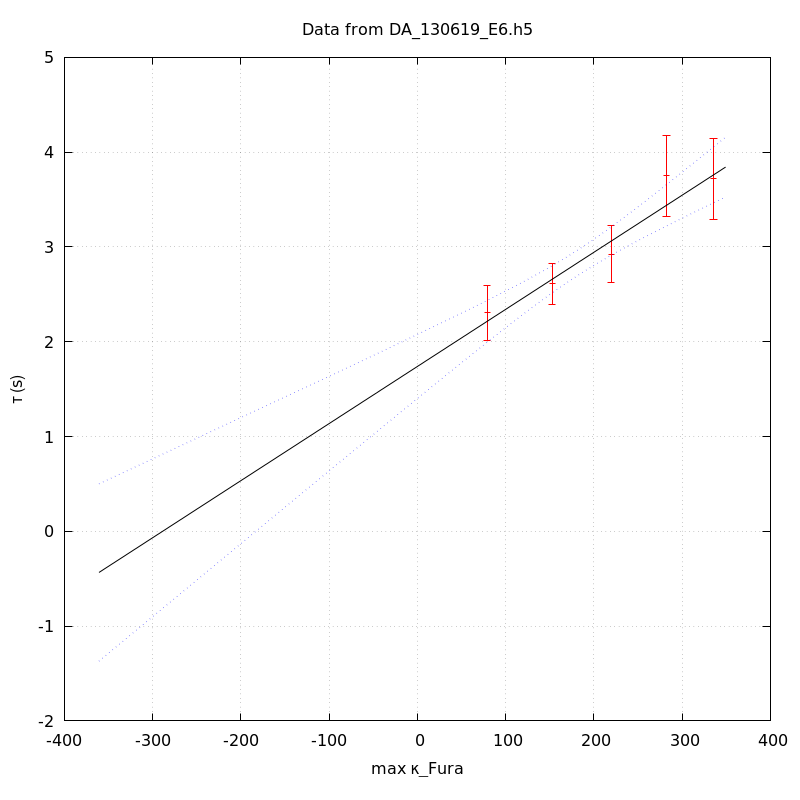

Source code (gnuplot):
unset key
set grid
set ylabel 'τ (s)'
set xlabel 'max κ_Fura' noenhanced
set title 'Data from DA_130619_E6.h5' noenhanced
set xrange [-1000<*:*]
plot 'DA_130619_E6_aba_tau_vs_max_kappa' index 0 using 1:2:(1.96*$3) linecolor rgb 'red' with yerrorbars,\
'' index 1 using 1:2 with lines linecolor rgb 'black',\
'' index 1 using 1:3 with lines linecolor rgb 'blue' lt 'dotted',\
'' index 1 using 1:4 with lines linecolor rgb 'blue' lt 'dotted'
